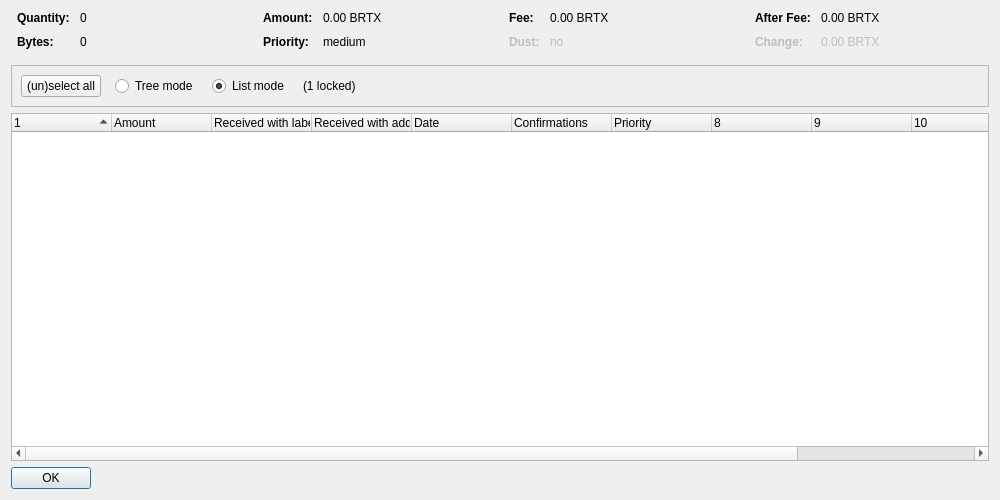
<?xml version="1.0" encoding="UTF-8"?>
<ui version="4.0">
 <class>CoinControlDialog</class>
 <widget class="QDialog" name="CoinControlDialog">
  <property name="geometry">
   <rect>
    <x>0</x>
    <y>0</y>
    <width>1000</width>
    <height>500</height>
   </rect>
  </property>
  <property name="windowTitle">
   <string>Coin Selection</string>
  </property>
  <layout class="QVBoxLayout" name="verticalLayout">
   <item>
    <layout class="QHBoxLayout" name="horizontalLayoutTop" stretch="0,0,0,0">
     <property name="topMargin">
      <number>0</number>
     </property>
     <property name="bottomMargin">
      <number>10</number>
     </property>
     <item>
      <layout class="QFormLayout" name="formLayoutCoinControl1">
       <property name="horizontalSpacing">
        <number>10</number>
       </property>
       <property name="verticalSpacing">
        <number>10</number>
       </property>
       <property name="leftMargin">
        <number>6</number>
       </property>
       <property name="rightMargin">
        <number>6</number>
       </property>
       <item row="0" column="0">
        <widget class="QLabel" name="labelCoinControlQuantityText">
         <property name="font">
          <font>
           <weight>75</weight>
           <bold>true</bold>
          </font>
         </property>
         <property name="text">
          <string>Quantity:</string>
         </property>
        </widget>
       </item>
       <item row="0" column="1">
        <widget class="QLabel" name="labelCoinControlQuantity">
         <property name="cursor">
          <cursorShape>IBeamCursor</cursorShape>
         </property>
         <property name="contextMenuPolicy">
          <enum>Qt::ActionsContextMenu</enum>
         </property>
         <property name="text">
          <string notr="true">0</string>
         </property>
         <property name="textInteractionFlags">
          <set>Qt::LinksAccessibleByMouse|Qt::TextSelectableByKeyboard|Qt::TextSelectableByMouse</set>
         </property>
        </widget>
       </item>
       <item row="1" column="0">
        <widget class="QLabel" name="labelCoinControlBytesText">
         <property name="font">
          <font>
           <weight>75</weight>
           <bold>true</bold>
          </font>
         </property>
         <property name="text">
          <string>Bytes:</string>
         </property>
        </widget>
       </item>
       <item row="1" column="1">
        <widget class="QLabel" name="labelCoinControlBytes">
         <property name="cursor">
          <cursorShape>IBeamCursor</cursorShape>
         </property>
         <property name="contextMenuPolicy">
          <enum>Qt::ActionsContextMenu</enum>
         </property>
         <property name="text">
          <string notr="true">0</string>
         </property>
         <property name="textInteractionFlags">
          <set>Qt::LinksAccessibleByMouse|Qt::TextSelectableByKeyboard|Qt::TextSelectableByMouse</set>
         </property>
        </widget>
       </item>
      </layout>
     </item>
     <item>
      <layout class="QFormLayout" name="formLayoutCoinControl2">
       <property name="horizontalSpacing">
        <number>10</number>
       </property>
       <property name="verticalSpacing">
        <number>10</number>
       </property>
       <property name="leftMargin">
        <number>6</number>
       </property>
       <property name="rightMargin">
        <number>6</number>
       </property>
       <item row="0" column="0">
        <widget class="QLabel" name="labelCoinControlAmountText">
         <property name="font">
          <font>
           <weight>75</weight>
           <bold>true</bold>
          </font>
         </property>
         <property name="text">
          <string>Amount:</string>
         </property>
        </widget>
       </item>
       <item row="0" column="1">
        <widget class="QLabel" name="labelCoinControlAmount">
         <property name="cursor">
          <cursorShape>IBeamCursor</cursorShape>
         </property>
         <property name="contextMenuPolicy">
          <enum>Qt::ActionsContextMenu</enum>
         </property>
         <property name="text">
          <string notr="true">0.00 BRTX</string>
         </property>
         <property name="textInteractionFlags">
          <set>Qt::LinksAccessibleByMouse|Qt::TextSelectableByKeyboard|Qt::TextSelectableByMouse</set>
         </property>
        </widget>
       </item>
       <item row="1" column="0">
        <widget class="QLabel" name="labelCoinControlPriorityText">
         <property name="font">
          <font>
           <weight>75</weight>
           <bold>true</bold>
          </font>
         </property>
         <property name="text">
          <string>Priority:</string>
         </property>
        </widget>
       </item>
       <item row="1" column="1">
        <widget class="QLabel" name="labelCoinControlPriority">
         <property name="cursor">
          <cursorShape>IBeamCursor</cursorShape>
         </property>
         <property name="contextMenuPolicy">
          <enum>Qt::ActionsContextMenu</enum>
         </property>
         <property name="text">
          <string notr="true">medium</string>
         </property>
         <property name="textInteractionFlags">
          <set>Qt::LinksAccessibleByMouse|Qt::TextSelectableByKeyboard|Qt::TextSelectableByMouse</set>
         </property>
        </widget>
       </item>
      </layout>
     </item>
     <item>
      <layout class="QFormLayout" name="formLayoutCoinControl3">
       <property name="horizontalSpacing">
        <number>10</number>
       </property>
       <property name="verticalSpacing">
        <number>10</number>
       </property>
       <property name="leftMargin">
        <number>6</number>
       </property>
       <property name="rightMargin">
        <number>6</number>
       </property>
       <item row="0" column="0">
        <widget class="QLabel" name="labelCoinControlFeeText">
         <property name="font">
          <font>
           <weight>75</weight>
           <bold>true</bold>
          </font>
         </property>
         <property name="text">
          <string>Fee:</string>
         </property>
        </widget>
       </item>
       <item row="0" column="1">
        <widget class="QLabel" name="labelCoinControlFee">
         <property name="cursor">
          <cursorShape>IBeamCursor</cursorShape>
         </property>
         <property name="contextMenuPolicy">
          <enum>Qt::ActionsContextMenu</enum>
         </property>
         <property name="text">
          <string notr="true">0.00 BRTX</string>
         </property>
         <property name="textInteractionFlags">
          <set>Qt::LinksAccessibleByMouse|Qt::TextSelectableByKeyboard|Qt::TextSelectableByMouse</set>
         </property>
        </widget>
       </item>
       <item row="1" column="0">
        <widget class="QLabel" name="labelCoinControlLowOutputText">
         <property name="enabled">
          <bool>false</bool>
         </property>
         <property name="font">
          <font>
           <weight>75</weight>
           <bold>true</bold>
          </font>
         </property>
         <property name="text">
          <string>Dust:</string>
         </property>
        </widget>
       </item>
       <item row="1" column="1">
        <widget class="QLabel" name="labelCoinControlLowOutput">
         <property name="enabled">
          <bool>false</bool>
         </property>
         <property name="cursor">
          <cursorShape>IBeamCursor</cursorShape>
         </property>
         <property name="contextMenuPolicy">
          <enum>Qt::ActionsContextMenu</enum>
         </property>
         <property name="text">
          <string notr="true">no</string>
         </property>
         <property name="textInteractionFlags">
          <set>Qt::LinksAccessibleByMouse|Qt::TextSelectableByKeyboard|Qt::TextSelectableByMouse</set>
         </property>
        </widget>
       </item>
      </layout>
     </item>
     <item>
      <layout class="QFormLayout" name="formLayoutCoinControl4">
       <property name="horizontalSpacing">
        <number>10</number>
       </property>
       <property name="verticalSpacing">
        <number>10</number>
       </property>
       <property name="leftMargin">
        <number>6</number>
       </property>
       <property name="rightMargin">
        <number>6</number>
       </property>
       <item row="0" column="0">
        <widget class="QLabel" name="labelCoinControlAfterFeeText">
         <property name="font">
          <font>
           <weight>75</weight>
           <bold>true</bold>
          </font>
         </property>
         <property name="text">
          <string>After Fee:</string>
         </property>
        </widget>
       </item>
       <item row="0" column="1">
        <widget class="QLabel" name="labelCoinControlAfterFee">
         <property name="cursor">
          <cursorShape>IBeamCursor</cursorShape>
         </property>
         <property name="contextMenuPolicy">
          <enum>Qt::ActionsContextMenu</enum>
         </property>
         <property name="text">
          <string notr="true">0.00 BRTX</string>
         </property>
         <property name="textInteractionFlags">
          <set>Qt::LinksAccessibleByMouse|Qt::TextSelectableByKeyboard|Qt::TextSelectableByMouse</set>
         </property>
        </widget>
       </item>
       <item row="1" column="0">
        <widget class="QLabel" name="labelCoinControlChangeText">
         <property name="enabled">
          <bool>false</bool>
         </property>
         <property name="font">
          <font>
           <weight>75</weight>
           <bold>true</bold>
          </font>
         </property>
         <property name="text">
          <string>Change:</string>
         </property>
        </widget>
       </item>
       <item row="1" column="1">
        <widget class="QLabel" name="labelCoinControlChange">
         <property name="enabled">
          <bool>false</bool>
         </property>
         <property name="cursor">
          <cursorShape>IBeamCursor</cursorShape>
         </property>
         <property name="contextMenuPolicy">
          <enum>Qt::ActionsContextMenu</enum>
         </property>
         <property name="text">
          <string notr="true">0.00 BRTX</string>
         </property>
         <property name="textInteractionFlags">
          <set>Qt::LinksAccessibleByMouse|Qt::TextSelectableByKeyboard|Qt::TextSelectableByMouse</set>
         </property>
        </widget>
       </item>
      </layout>
     </item>
    </layout>
   </item>
   <item>
    <widget class="QFrame" name="frame">
     <property name="minimumSize">
      <size>
       <width>0</width>
       <height>40</height>
      </size>
     </property>
     <property name="frameShape">
      <enum>QFrame::StyledPanel</enum>
     </property>
     <property name="frameShadow">
      <enum>QFrame::Sunken</enum>
     </property>
     <layout class="QHBoxLayout" name="horizontalLayout">
      <item>
       <layout class="QHBoxLayout" name="horizontalLayoutPanel" stretch="0,0,0,0,0">
        <property name="spacing">
         <number>14</number>
        </property>
        <item>
         <widget class="QPushButton" name="pushButtonSelectAll">
          <property name="sizePolicy">
           <sizepolicy hsizetype="Maximum" vsizetype="Fixed">
            <horstretch>0</horstretch>
            <verstretch>0</verstretch>
           </sizepolicy>
          </property>
          <property name="text">
           <string>(un)select all</string>
          </property>
          <property name="autoDefault">
           <bool>false</bool>
          </property>
         </widget>
        </item>
        <item>
         <widget class="QRadioButton" name="radioTreeMode">
          <property name="sizePolicy">
           <sizepolicy hsizetype="Maximum" vsizetype="Fixed">
            <horstretch>0</horstretch>
            <verstretch>0</verstretch>
           </sizepolicy>
          </property>
          <property name="text">
           <string>Tree mode</string>
          </property>
         </widget>
        </item>
        <item>
         <widget class="QRadioButton" name="radioListMode">
          <property name="sizePolicy">
           <sizepolicy hsizetype="Maximum" vsizetype="Fixed">
            <horstretch>0</horstretch>
            <verstretch>0</verstretch>
           </sizepolicy>
          </property>
          <property name="text">
           <string>List mode</string>
          </property>
          <property name="checked">
           <bool>true</bool>
          </property>
         </widget>
        </item>
        <item>
         <widget class="QLabel" name="labelLocked">
          <property name="text">
           <string notr="true">(1 locked)</string>
          </property>
         </widget>
        </item>
        <item>
         <spacer name="horizontalSpacer">
          <property name="orientation">
           <enum>Qt::Horizontal</enum>
          </property>
          <property name="sizeHint" stdset="0">
           <size>
            <width>40</width>
            <height>20</height>
           </size>
          </property>
         </spacer>
        </item>
       </layout>
      </item>
     </layout>
    </widget>
   </item>
   <item>
    <widget class="CoinControlTreeWidget" name="treeWidget">
     <property name="contextMenuPolicy">
      <enum>Qt::CustomContextMenu</enum>
     </property>
     <property name="sortingEnabled">
      <bool>false</bool>
     </property>
     <property name="columnCount">
      <number>12</number>
     </property>
     <attribute name="headerShowSortIndicator" stdset="0">
      <bool>true</bool>
     </attribute>
     <attribute name="headerStretchLastSection">
      <bool>false</bool>
     </attribute>
     <column>
      <property name="text">
       <string/>
      </property>
     </column>
     <column>
      <property name="text">
       <string>Amount</string>
      </property>
     </column>
     <column>
      <property name="text">
       <string>Received with label</string>
      </property>
     </column>
     <column>
      <property name="text">
       <string>Received with address</string>
      </property>
     </column>
     <column>
      <property name="text">
       <string>Date</string>
      </property>
     </column>
     <column>
      <property name="text">
       <string>Confirmations</string>
      </property>
      <property name="toolTip">
       <string>Confirmed</string>
      </property>
     </column>
     <column>
      <property name="text">
       <string>Priority</string>
      </property>
     </column>
     <column>
      <property name="text">
       <string/>
      </property>
     </column>
     <column>
      <property name="text">
       <string/>
      </property>
     </column>
     <column>
      <property name="text">
       <string/>
      </property>
     </column>
     <column>
      <property name="text">
       <string/>
      </property>
     </column>
     <column>
      <property name="text">
       <string/>
      </property>
     </column>
    </widget>
   </item>
   <item>
    <widget class="QDialogButtonBox" name="buttonBox">
     <property name="sizePolicy">
      <sizepolicy hsizetype="Maximum" vsizetype="Fixed">
       <horstretch>0</horstretch>
       <verstretch>0</verstretch>
      </sizepolicy>
     </property>
     <property name="orientation">
      <enum>Qt::Horizontal</enum>
     </property>
     <property name="standardButtons">
      <set>QDialogButtonBox::Ok</set>
     </property>
    </widget>
   </item>
  </layout>
 </widget>
 <customwidgets>
  <customwidget>
   <class>CoinControlTreeWidget</class>
   <extends>QTreeWidget</extends>
   <header>coincontroltreewidget.h</header>
  </customwidget>
 </customwidgets>
 <resources/>
 <connections/>
</ui>
